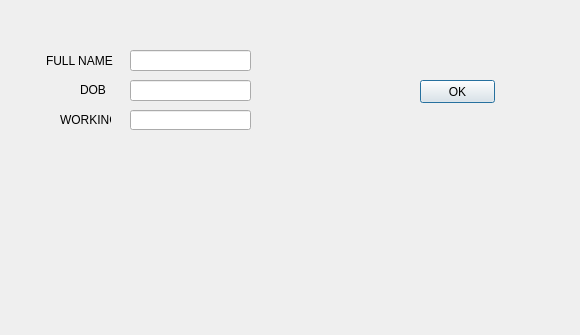
<?xml version="1.0" encoding="UTF-8"?>
<ui version="4.0">
 <class>Dialog</class>
 <widget class="QDialog" name="Dialog">
  <property name="geometry">
   <rect>
    <x>0</x>
    <y>0</y>
    <width>580</width>
    <height>335</height>
   </rect>
  </property>
  <property name="windowTitle">
   <string>Dialog</string>
  </property>
  <widget class="QLineEdit" name="lineEdit">
   <property name="geometry">
    <rect>
     <x>130</x>
     <y>50</y>
     <width>121</width>
     <height>21</height>
    </rect>
   </property>
  </widget>
  <widget class="QPushButton" name="pushButton">
   <property name="geometry">
    <rect>
     <x>420</x>
     <y>80</y>
     <width>75</width>
     <height>23</height>
    </rect>
   </property>
   <property name="text">
    <string>OK</string>
   </property>
  </widget>
  <widget class="QLabel" name="label">
   <property name="geometry">
    <rect>
     <x>46</x>
     <y>45</y>
     <width>71</width>
     <height>31</height>
    </rect>
   </property>
   <property name="text">
    <string>FULL NAME</string>
   </property>
  </widget>
  <widget class="QLabel" name="label2_2">
   <property name="geometry">
    <rect>
     <x>60</x>
     <y>210</y>
     <width>471</width>
     <height>31</height>
    </rect>
   </property>
   <property name="font">
    <font>
     <family>Perpetua</family>
     <pointsize>22</pointsize>
     <weight>75</weight>
     <bold>true</bold>
     <underline>false</underline>
    </font>
   </property>
   <property name="text">
    <string/>
   </property>
  </widget>
  <widget class="QLabel" name="label1">
   <property name="geometry">
    <rect>
     <x>50</x>
     <y>150</y>
     <width>491</width>
     <height>31</height>
    </rect>
   </property>
   <property name="font">
    <font>
     <family>Perpetua</family>
     <pointsize>24</pointsize>
     <weight>75</weight>
     <bold>true</bold>
    </font>
   </property>
   <property name="text">
    <string/>
   </property>
  </widget>
  <widget class="QLabel" name="label2">
   <property name="geometry">
    <rect>
     <x>60</x>
     <y>250</y>
     <width>471</width>
     <height>31</height>
    </rect>
   </property>
   <property name="font">
    <font>
     <family>Perpetua</family>
     <pointsize>16</pointsize>
     <weight>75</weight>
     <bold>true</bold>
    </font>
   </property>
   <property name="text">
    <string/>
   </property>
  </widget>
  <widget class="QLineEdit" name="lineEdit2">
   <property name="geometry">
    <rect>
     <x>130</x>
     <y>80</y>
     <width>121</width>
     <height>21</height>
    </rect>
   </property>
  </widget>
  <widget class="QLineEdit" name="lineEdit3">
   <property name="geometry">
    <rect>
     <x>130</x>
     <y>110</y>
     <width>121</width>
     <height>20</height>
    </rect>
   </property>
  </widget>
  <widget class="QLabel" name="label_3">
   <property name="geometry">
    <rect>
     <x>80</x>
     <y>80</y>
     <width>31</width>
     <height>20</height>
    </rect>
   </property>
   <property name="text">
    <string>DOB</string>
   </property>
  </widget>
  <widget class="QLabel" name="label_4">
   <property name="geometry">
    <rect>
     <x>60</x>
     <y>110</y>
     <width>51</width>
     <height>20</height>
    </rect>
   </property>
   <property name="text">
    <string>WORKING</string>
   </property>
  </widget>
 </widget>
 <resources/>
 <connections/>
</ui>
